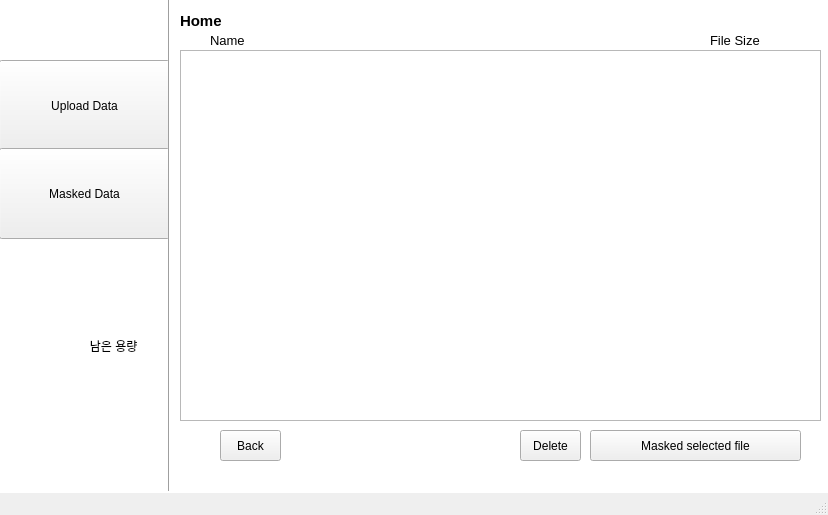
<?xml version="1.0" encoding="UTF-8"?>
<ui version="4.0">
 <class>MainWindow</class>
 <widget class="QMainWindow" name="MainWindow">
  <property name="geometry">
   <rect>
    <x>0</x>
    <y>0</y>
    <width>828</width>
    <height>515</height>
   </rect>
  </property>
  <property name="windowTitle">
   <string>MainWindow</string>
  </property>
  <widget class="QWidget" name="centralwidget">
   <widget class="QLabel" name="label">
    <property name="geometry">
     <rect>
      <x>-20</x>
      <y>-50</y>
      <width>851</width>
      <height>621</height>
     </rect>
    </property>
    <property name="font">
     <font>
      <pointsize>9</pointsize>
      <bold>false</bold>
     </font>
    </property>
    <property name="styleSheet">
     <string notr="true">background-color:white;</string>
    </property>
    <property name="text">
     <string/>
    </property>
   </widget>
   <widget class="QPushButton" name="pushButton">
    <property name="geometry">
     <rect>
      <x>-1</x>
      <y>60</y>
      <width>171</width>
      <height>91</height>
     </rect>
    </property>
    <property name="text">
     <string>Upload Data</string>
    </property>
   </widget>
   <widget class="QPushButton" name="pushButton_2">
    <property name="geometry">
     <rect>
      <x>-1</x>
      <y>148</y>
      <width>171</width>
      <height>91</height>
     </rect>
    </property>
    <property name="text">
     <string>Masked Data</string>
    </property>
   </widget>
   <widget class="Line" name="line">
    <property name="geometry">
     <rect>
      <x>161</x>
      <y>-30</y>
      <width>16</width>
      <height>521</height>
     </rect>
    </property>
    <property name="styleSheet">
     <string notr="true">color:black;</string>
    </property>
    <property name="orientation">
     <enum>Qt::Vertical</enum>
    </property>
   </widget>
   <widget class="QLabel" name="label_2">
    <property name="geometry">
     <rect>
      <x>180</x>
      <y>10</y>
      <width>71</width>
      <height>21</height>
     </rect>
    </property>
    <property name="font">
     <font>
      <pointsize>11</pointsize>
      <bold>true</bold>
     </font>
    </property>
    <property name="text">
     <string>Home</string>
    </property>
   </widget>
   <widget class="QPushButton" name="pushButton_3">
    <property name="geometry">
     <rect>
      <x>220</x>
      <y>430</y>
      <width>61</width>
      <height>31</height>
     </rect>
    </property>
    <property name="text">
     <string>Back</string>
    </property>
   </widget>
   <widget class="QPushButton" name="pushButton_4">
    <property name="geometry">
     <rect>
      <x>590</x>
      <y>430</y>
      <width>211</width>
      <height>31</height>
     </rect>
    </property>
    <property name="text">
     <string>Masked selected file</string>
    </property>
   </widget>
   <widget class="QLabel" name="label_3">
    <property name="geometry">
     <rect>
      <x>210</x>
      <y>30</y>
      <width>71</width>
      <height>21</height>
     </rect>
    </property>
    <property name="font">
     <font>
      <pointsize>10</pointsize>
      <bold>false</bold>
     </font>
    </property>
    <property name="text">
     <string>Name</string>
    </property>
   </widget>
   <widget class="QLabel" name="label_4">
    <property name="geometry">
     <rect>
      <x>710</x>
      <y>30</y>
      <width>71</width>
      <height>21</height>
     </rect>
    </property>
    <property name="font">
     <font>
      <pointsize>10</pointsize>
      <bold>false</bold>
     </font>
    </property>
    <property name="text">
     <string>File Size</string>
    </property>
   </widget>
   <widget class="QLabel" name="label_5">
    <property name="geometry">
     <rect>
      <x>0</x>
      <y>320</y>
      <width>171</width>
      <height>51</height>
     </rect>
    </property>
    <property name="text">
     <string>                           남은 용량</string>
    </property>
   </widget>
   <widget class="QListView" name="listView">
    <property name="geometry">
     <rect>
      <x>180</x>
      <y>50</y>
      <width>641</width>
      <height>371</height>
     </rect>
    </property>
   </widget>
   <widget class="QPushButton" name="pushButton_5">
    <property name="geometry">
     <rect>
      <x>520</x>
      <y>430</y>
      <width>61</width>
      <height>31</height>
     </rect>
    </property>
    <property name="text">
     <string>Delete</string>
    </property>
   </widget>
  </widget>
  <widget class="QMenuBar" name="menubar">
   <property name="geometry">
    <rect>
     <x>0</x>
     <y>0</y>
     <width>828</width>
     <height>22</height>
    </rect>
   </property>
  </widget>
  <widget class="QStatusBar" name="statusbar"/>
 </widget>
 <resources/>
 <connections/>
</ui>
